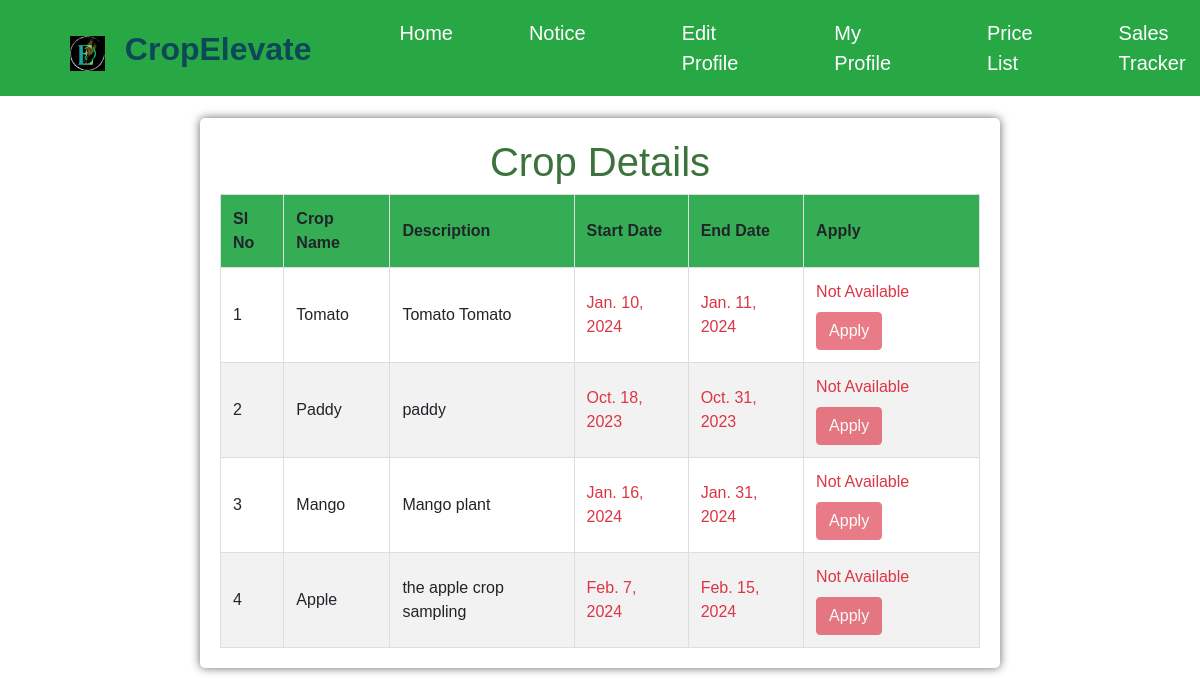
/crop (signed in), run on an earlier commit of the app's database.
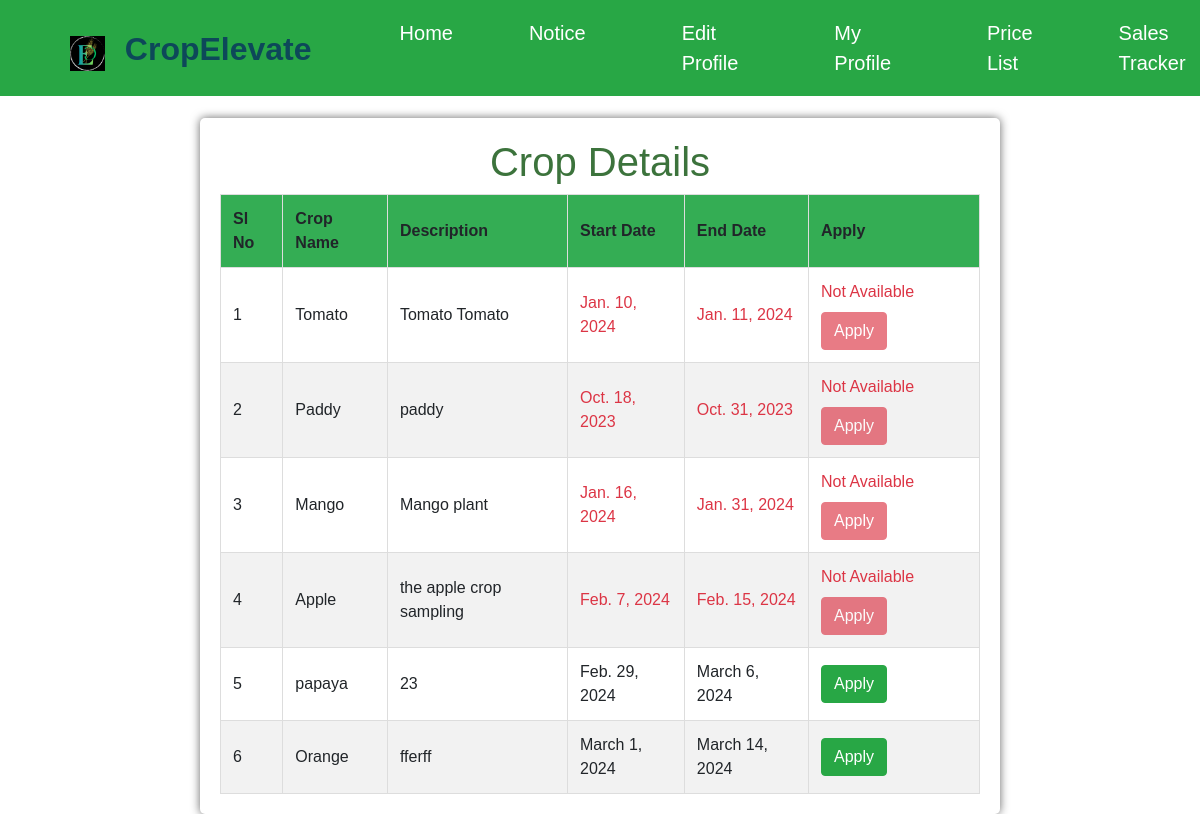
And on a later commit of the database.
### ceapp/models.py (models this page shows)
class Crop(models.Model):
    Namec = models.CharField(max_length=100)
    des = models.TextField()
    start_date = models.DateField(null=True, blank=True)
    end_date = models.DateField(null=True, blank=True)
    count = models.PositiveIntegerField(default=0)
    crop_photo = models.ImageField(upload_to='crop_photos/', blank=True, null=True)
    is_active = models.BooleanField(default=True)
    created_at = models.DateTimeField(auto_now_add=True)
    current = models.BooleanField(default=False)

### ceapp/views.py (the view)
# urls.py: path('crop',views.crop,name='crop'),
def crop(request):
    user = request.user
    profile = FarmerProfile.objects.get(user=user)
    today = date.today()
    crops = Crop.objects.all()
    return render(request, 'crop.html', {'crops': crops , 'today': today ,'profile' : profile})

### templates/crop.html (shortened to what this page needs)
{% load static %}
<!DOCTYPE html>
<html lang="en">
<head>
    <link rel="stylesheet" href="https://maxcdn.bootstrapcdn.com/bootstrap/4.5.2/css/bootstrap.min.css">
</head>
<body>
    <nav class="navbar navbar-expand-lg navbar-light bg-success fixed-top">
        <img src="{% static 'assets/img/adminlogo1.png' %}" width="35" height="35" alt="" style="margin-top:10px; margin-left:70px;">
        <h2 style="color:#0d4859; padding-left:20px; font-weight:bold; margin-top:10px;" >CropElevate</h2>
        <div class="collapse navbar-collapse" id="navbarNav">
            <ul class="navbar-nav">
                <a href="{% url 'homepage' %}" class="nav-item nav-link nav-hover" style="margin-left: 80px; color:white; font-size:20px;">Home</a>
                <a href="{% url 'crop' %}" class="nav-item nav-link active" style="margin-left: 60px; color:white; font-size:20px;">Notice</a>
                <a href="{% url 'ceditprofile' %}" class="nav-item nav-link nav-hover" style="margin-left: 80px;  color:white; font-size:20px;">Edit Profile</a>
                <a href="{% url 'fmyprofile' %}" class="nav-item nav-link nav-hover" style="margin-left: 80px;  color:white; font-size:20px;">My Profile</a>
                <a href="{% url 'pricelist2' %}" class="nav-item nav-link nav-hover" style="margin-left: 80px;  color:white; font-size:20px;">Price List</a>
                <a href="{% url 'selldetails' %}" class="nav-item nav-link nav-hover" style="margin-left: 70px;  color:white; font-size:20px;">Sales Tracker</a>
            </ul>
        </div>
    </nav>
    <br><br>
    <div class="container">
        <h1 style="color:#3c733c;">Crop Details</h1>
        <table>
            <thead>
                <tr>
                    <th>Sl No</th>
                    <th>Crop Name</th>
                    <th>Description</th>
                    <th>Start Date</th>
                    <th>End Date</th>
                    <th>Apply</th>
                </tr>
            </thead>
            <tbody>
                {% for crop in crops %}
                <tr>
                    <td>{{ forloop.counter }}</td>
                    <td>{{ crop.Namec }}</td>
                    <td>{{ crop.des }}</td>
                    <td>
                        {% if crop.start_date <= today and crop.end_date >= today %}
                            {{ crop.start_date }}
                        {% else %}
                            <span class="text-danger">{{ crop.start_date }}</span>
                        {% endif %}
                    </td>
                    <td>
                        {% if crop.start_date <= today and crop.end_date >= today %}
                            {{ crop.end_date }}
                        {% else %}
                            <span class="text-danger">{{ crop.end_date }}</span>
                        {% endif %}
                    </td>
                    <td>
                        {% if crop.start_date <= today and crop.end_date >= today %}
                            <form method="get" action="{% url 'apply' crop.id %}">
                                <button type="submit" class="btn btn-success">Apply</button>
                            </form>
                        {% else %}
                            <label class="text-danger">Not Available</label>
                            <button type="label" class="btn btn-danger" disabled>Apply</label>
                        {% endif %}
                    </td>
                </tr>
                {% endfor %}
            </tbody>
        </table>
    </div>
</body>
</html>

What changed in the data, as far as the page shows it:
added Crop: Namec "papaya", des "23", start_date "Feb. 29, 2024", end_date "March 6, 2024"
added Crop: Namec "Orange", des "fferff", start_date "March 1, 2024", end_date "March 14, 2024"
